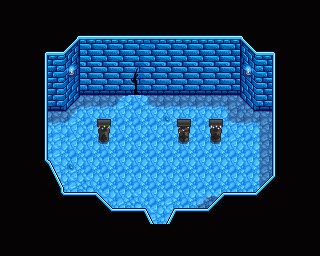

Below is a game level as drawn by its tile map, then a one-line description and the .tmx that defines it (tile-layer data replaced by summaries):
An orthogonal 20x16 tile map with 16x16 px tiles, 3 tile layers (Back, Buildings, Front) and 15 objects (15x TileData).

<map version="1.5" tiledversion="1.7.2" orientation="orthogonal" renderorder="right-down" width="20" height="16" tilewidth="16" tileheight="16" infinite="0" nextlayerid="7" nextobjectid="16">
 <properties>
  <property name="AmbientLight" value="255 255 255" />
  <property name="Warp" value="9 14 FrostDungeon.Branch1 8 6 10 14 FrostDungeon.Branch1 8 6" />
 </properties>
 <tileset firstgid="1" name="mine" tilewidth="16" tileheight="16" tilecount="288" columns="16">
  <image source="mine_frost_dark.png" width="256" height="288" />
  <tile id="0">
   <properties>
    <property name="Type" value="Dirt" />
   </properties>
  </tile>
  <tile id="137">
   <properties>
    <property name="Type" value="Stone" />
   </properties>
  </tile>
  <tile id="138">
   <properties>
    <property name="Type" value="Stone" />
   </properties>
  </tile>
  <tile id="139">
   <properties>
    <property name="Type" value="Stone" />
   </properties>
  </tile>
  <tile id="140">
   <properties>
    <property name="Type" value="Stone" />
   </properties>
  </tile>
  <tile id="153">
   <properties>
    <property name="Type" value="Stone" />
   </properties>
  </tile>
  <tile id="154">
   <properties>
    <property name="Type" value="Stone" />
   </properties>
  </tile>
  <tile id="155">
   <properties>
    <property name="Type" value="Stone" />
   </properties>
  </tile>
  <tile id="165">
   <properties>
    <property name="Type" value="Dirt" />
   </properties>
  </tile>
  <tile id="166">
   <properties>
    <property name="Type" value="Stone" />
   </properties>
  </tile>
  <tile id="167">
   <properties>
    <property name="Type" value="Stone" />
   </properties>
  </tile>
  <tile id="168">
   <properties>
    <property name="Type" value="Stone" />
   </properties>
  </tile>
  <tile id="169">
   <properties>
    <property name="Type" value="Stone" />
   </properties>
  </tile>
  <tile id="170">
   <properties>
    <property name="Type" value="Stone" />
   </properties>
  </tile>
  <tile id="171">
   <properties>
    <property name="Type" value="Stone" />
   </properties>
  </tile>
  <tile id="172">
   <properties>
    <property name="Type" value="Stone" />
   </properties>
  </tile>
  <tile id="181">
   <properties>
    <property name="Type" value="Dirt" />
   </properties>
  </tile>
  <tile id="182">
   <properties>
    <property name="Type" value="Stone" />
   </properties>
  </tile>
  <tile id="183">
   <properties>
    <property name="Type" value="Dirt" />
   </properties>
  </tile>
  <tile id="184">
   <properties>
    <property name="Type" value="Stone" />
   </properties>
  </tile>
  <tile id="185">
   <properties>
    <property name="Type" value="Stone" />
   </properties>
  </tile>
  <tile id="186">
   <properties>
    <property name="Type" value="Stone" />
   </properties>
  </tile>
  <tile id="187">
   <properties>
    <property name="Type" value="Stone" />
   </properties>
  </tile>
  <tile id="188">
   <properties>
    <property name="Type" value="Stone" />
   </properties>
  </tile>
  <tile id="198">
   <properties>
    <property name="Type" value="Stone" />
   </properties>
  </tile>
  <tile id="199">
   <properties>
    <property name="Type" value="Stone" />
   </properties>
  </tile>
  <tile id="200">
   <properties>
    <property name="Type" value="Stone" />
   </properties>
  </tile>
  <tile id="201">
   <properties>
    <property name="Type" value="Stone" />
   </properties>
  </tile>
  <tile id="202">
   <properties>
    <property name="Type" value="Stone" />
   </properties>
  </tile>
  <tile id="203">
   <properties>
    <property name="Type" value="Stone" />
   </properties>
  </tile>
  <tile id="204">
   <properties>
    <property name="Type" value="Stone" />
   </properties>
  </tile>
  <tile id="217">
   <properties>
    <property name="Type" value="Stone" />
   </properties>
  </tile>
  <tile id="218">
   <properties>
    <property name="Type" value="Stone" />
   </properties>
  </tile>
  <tile id="219">
   <properties>
    <property name="Type" value="Stone" />
   </properties>
  </tile>
  <tile id="233">
   <properties>
    <property name="Type" value="Stone" />
   </properties>
  </tile>
  <tile id="234">
   <properties>
    <property name="Type" value="Stone" />
   </properties>
  </tile>
  <tile id="235">
   <properties>
    <property name="Type" value="Stone" />
   </properties>
  </tile>
  <tile id="240">
   <properties>
    <property name="Type" value="Wood" />
   </properties>
  </tile>
  <tile id="241">
   <properties>
    <property name="Type" value="Wood" />
   </properties>
  </tile>
  <tile id="242">
   <properties>
    <property name="Type" value="Wood" />
   </properties>
  </tile>
  <tile id="256">
   <properties>
    <property name="Type" value="Wood" />
   </properties>
  </tile>
  <tile id="257">
   <properties>
    <property name="Type" value="Wood" />
   </properties>
  </tile>
  <tile id="258">
   <properties>
    <property name="Type" value="Wood" />
   </properties>
  </tile>
  <tile id="272">
   <properties>
    <property name="Type" value="Wood" />
   </properties>
  </tile>
  <tile id="273">
   <properties>
    <property name="Type" value="Wood" />
   </properties>
  </tile>
  <tile id="274">
   <properties>
    <property name="Type" value="Wood" />
   </properties>
  </tile>
 </tileset>
 <layer id="1" name="Back" width="20" height="16">
  <data>[320 cells, 163 non-empty, 28 distinct tile ids]</data>
 </layer>
 <objectgroup id="2" name="Back" />
 <layer id="3" name="Buildings" width="20" height="16">
  <data>[320 cells, 96 non-empty, 62 distinct tile ids]</data>
 </layer>
 <objectgroup id="4" name="Buildings">
  <object id="1" name="TileData" x="112" y="32" width="16" height="16">
   <properties>
    <property name="Bombable" value="Buildings=71" />
   </properties>
  </object>
  <object id="2" name="TileData" x="128" y="32" width="16" height="16">
   <properties>
    <property name="Bombable" value="Buildings=-1 Warp=9,12,FrostDungeon.Bonus1" />
   </properties>
  </object>
  <object id="3" name="TileData" x="144" y="32" width="16" height="16">
   <properties>
    <property name="Bombable" value="Buildings=72" />
   </properties>
  </object>
  <object id="4" name="TileData" x="112" y="48" width="16" height="16">
   <properties>
    <property name="Bombable" value="Buildings=87" />
   </properties>
  </object>
  <object id="5" name="TileData" x="128" y="48" width="16" height="16">
   <properties>
    <property name="Bombable" value="Buildings=-1" />
   </properties>
  </object>
  <object id="6" name="TileData" x="144" y="48" width="16" height="16">
   <properties>
    <property name="Bombable" value="Buildings=88" />
   </properties>
  </object>
  <object id="7" name="TileData" x="112" y="64" width="16" height="16">
   <properties>
    <property name="Bombable" value="Buildings=103" />
   </properties>
  </object>
  <object id="8" name="TileData" x="128" y="64" width="16" height="16">
   <properties>
    <property name="Bombable" value="Buildings=-1" />
   </properties>
  </object>
  <object id="9" name="TileData" x="144" y="64" width="16" height="16">
   <properties>
    <property name="Bombable" value="Buildings=104" />
   </properties>
  </object>
  <object id="10" name="TileData" x="112" y="80" width="16" height="16">
   <properties>
    <property name="Bombable" value="Buildings=119" />
   </properties>
  </object>
  <object id="11" name="TileData" x="128" y="80" width="16" height="16">
   <properties>
    <property name="Bombable" value="Buildings=-1" />
   </properties>
  </object>
  <object id="12" name="TileData" x="144" y="80" width="16" height="16">
   <properties>
    <property name="Bombable" value="Buildings=120" />
   </properties>
  </object>
  </objectgroup>
 <layer id="5" name="Front" width="20" height="16">
  <data>[320 cells, 166 non-empty, 15 distinct tile ids]</data>
 </layer>
 <objectgroup id="6" name="Front" />
</map>
<!-- 3 of 15 objects omitted -->
